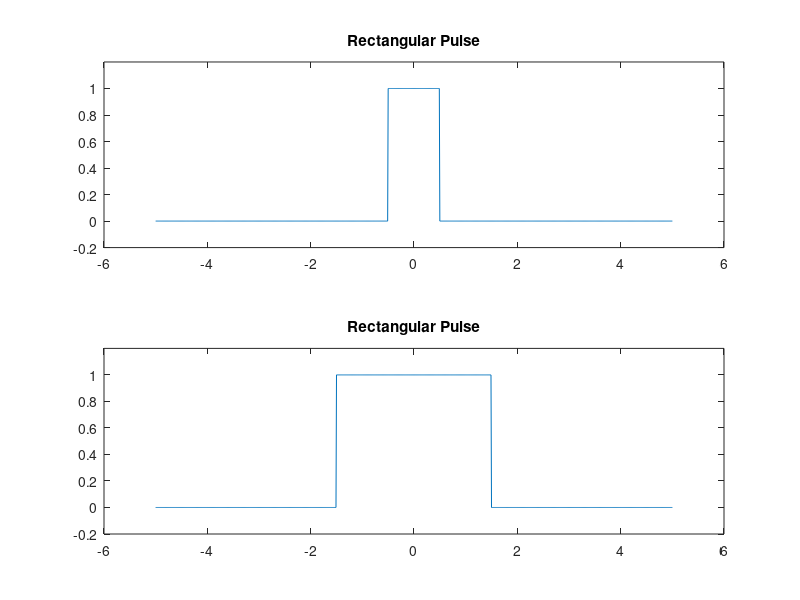

Source code (MATLAB):
% 39p (a)
t = -5:0.01:5;
w = 1;
x = rectpuls(t,w);
figure(1);
subplot(2,1,1);
plot(t, x);
ylim([-0.2 1.2]);
title('Rectangular Pulse');

% 39p (b)
t = -5:0.01:5;
w = 3;
x = rectpuls(t,w);
figure(1);
subplot(2,1,2);
plot(t, x);
ylim([-0.2 1.2]);
title('Rectangular Pulse');